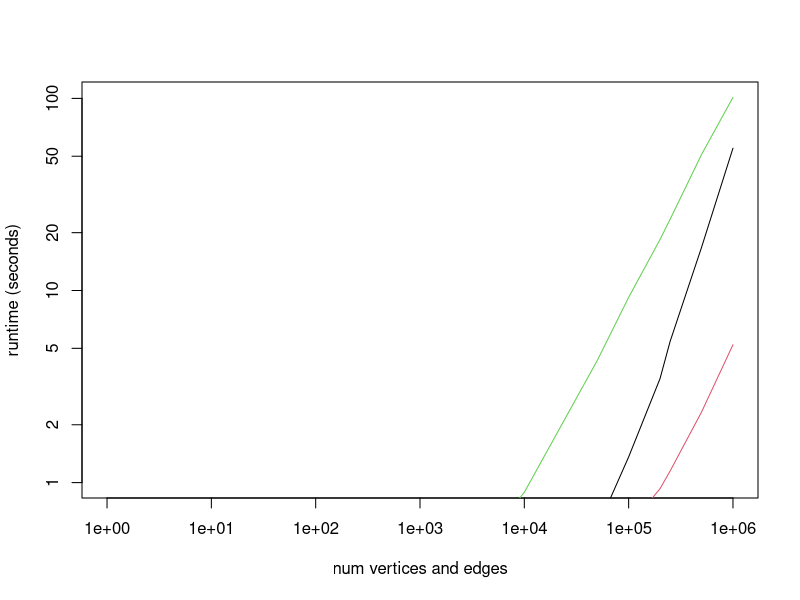

Recreate this plot in R.
RuntimeResults <- rbind(
  c(0.20,0.18,0.23),
  c(0.18,0.19,0.26),
  c(0.19,0.18,0.26),
  c(0.20,0.20,0.27),
  c(0.19,0.19,0.32), # 1000
  c(0.22,0.19,0.37),
  c(0.21,0.20,0.56),
  c(0.24,0.21,0.89), # 10000
  c(0.58,0.38,4.32),
  c(1.36,0.59,9.21), # 100,000
  c(3.48,0.93,18.44),
  c(5.44,1.15,23.50),
  c(16.78,2.33,51.09), # 500,000
  c(55.05,5.22,101.21) # 1,000,000
)

RuntimeResults <- cbind(c(50,100,250,500,1000,2500,5000,10000,50000,
                          100000, 200000, 250000, 500000, 1000000), RuntimeResults)

colnames(RuntimeResults) <- c("nvertedge", "igraph", 'lp in-mem', 'oom lp')


plot(NULL, xlim=c(1,max(RuntimeResults[,1])), ylim=c(1, max(RuntimeResults[,-1],na.rm=T)),
     log='yx', xlab='num vertices and edges', ylab='runtime (seconds)')
for(i in seq_len(3)){
  lines(x=RuntimeResults[,1], y=RuntimeResults[,1+i],col=i)
  l <- lm(log(RuntimeResults[-(1:10),1+i]) ~ log(RuntimeResults[-(1:10),1]))
  cat("Scaling of", colnames(RuntimeResults)[1+i], "is", coefficients(l)[2], '\n')
}
